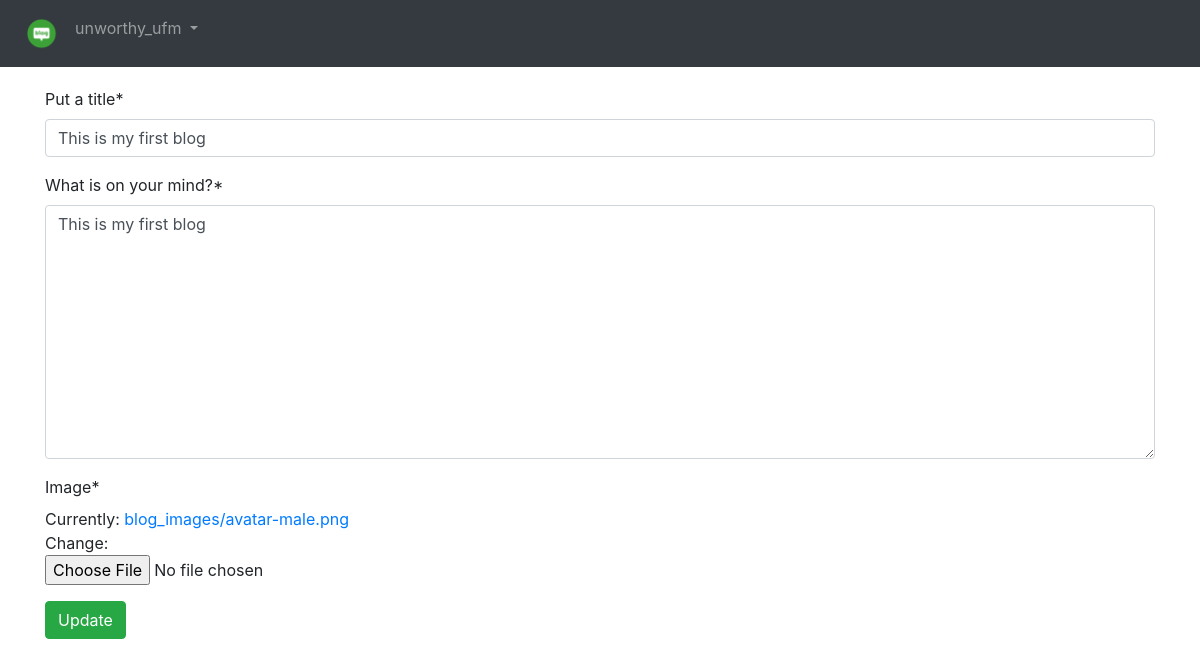
The page /blog/edit/1/ (signed in) on the database as committed earlier.
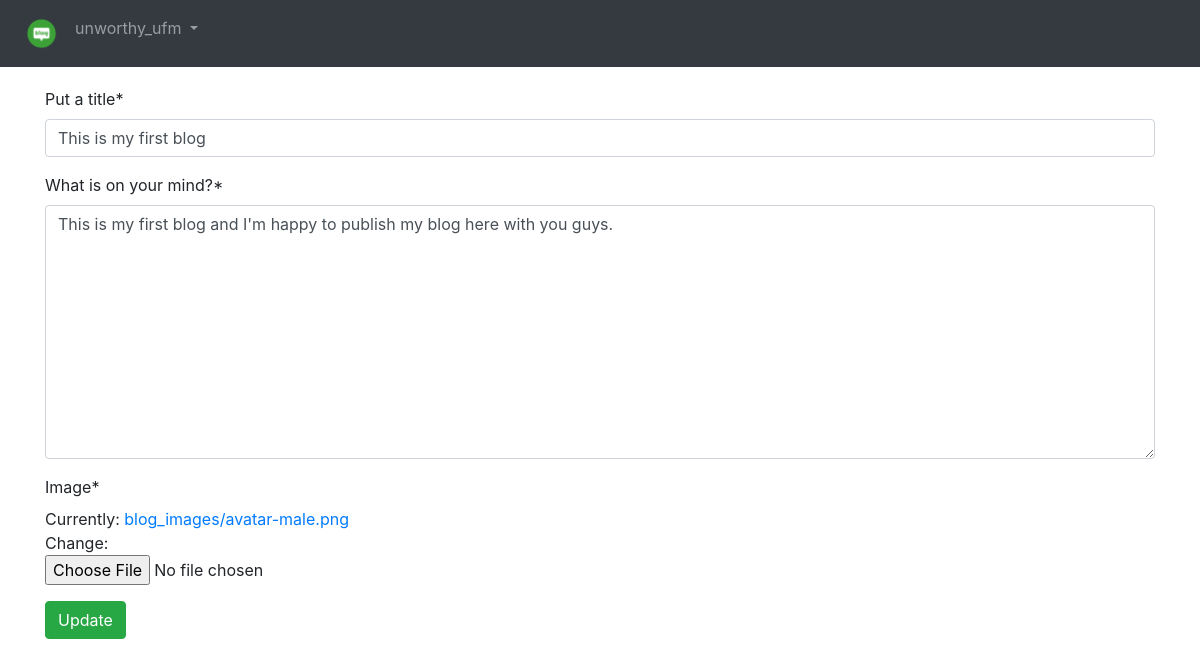
The same page on the database as committed later.
### App_Blog/models.py (models this page shows, shortened)
class Blog(models.Model):
    author = models.ForeignKey(
        User, related_name='post_author', on_delete=models.CASCADE)
    blog_title = models.CharField(max_length=264, verbose_name='Put a title')
    slug = models.SlugField(max_length=264, unique=True)
    blog_content = models.TextField(verbose_name='What is on your mind?')
    blog_image = models.ImageField(
        upload_to='blog_images', verbose_name='Image')
    published_date = models.DateTimeField(auto_now_add=True)
    update_date = models.DateTimeField(auto_now=True)
    class Meta:
        ordering = ['-published_date', ]

### App_Blog/views.py (the view, shortened to what this page needs)
# urls.py: path('edit/<pk>/', views.UpdateBlog.as_view(), name='edit_blog'),
class UpdateBlog(LoginRequiredMixin, UpdateView):
    model = Blog
    fields = ('blog_title', 'blog_content', 'blog_image')
    template_name = 'App_Blog/edit_blog.html'

### templates/App_Blog/edit_blog.html (shortened to what this page needs)
{% extends 'base.html' %}
{% load crispy_forms_tags %}
{% block body_block %}
    {% if blog.author == user %}
        <form method="POST">
            {{form|crispy}}
            <button type="submit" name="button" class="btn btn-success">Update</button>
        </form>
    {% else %}
    <div class="alert alert-danger">
        <p>Your are not allowed to view this page. 404</p>
    </div>
    {% endif %}
{% endblock %}

Rows that differ between the two databases and show on the page:
changed Blog "This is my first blog": blog_content "This is my first blog" → "This is my first blog and I'm happy to publish my blog here with you guys."
